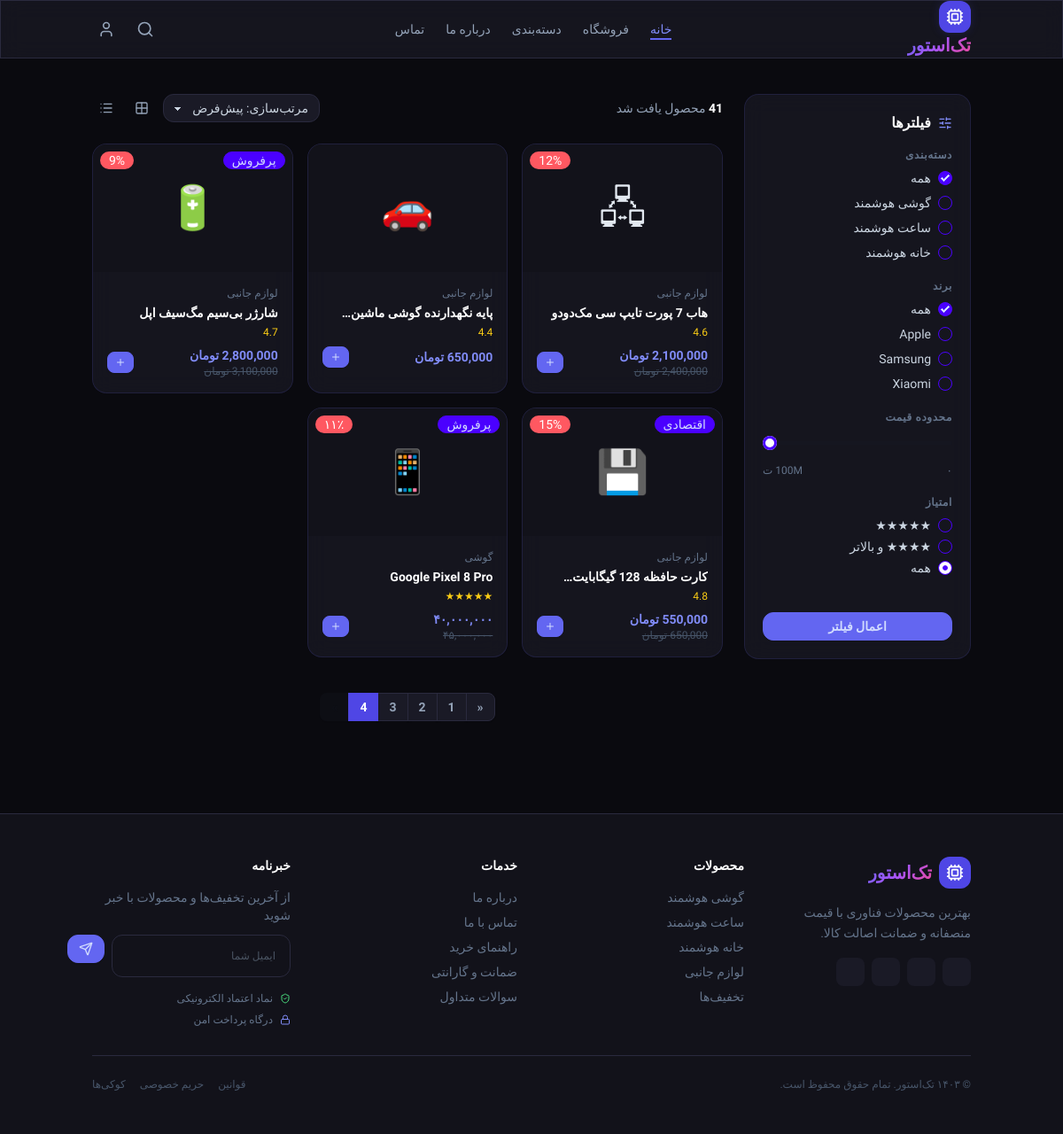
Screenshot of /shop.php?page=4 with the database file from the repository.
### tables this page shows
CREATE TABLE IF NOT EXISTS `products` (
  `id` int NOT NULL,
  `name` varchar(255) NOT NULL,
  `cat` varchar(100) NOT NULL,
  `brand` varchar(100) DEFAULT NULL,
  `emoji` varchar(10) DEFAULT NULL,
  `price` varchar(50) DEFAULT NULL,
  `oldPrice` varchar(50) DEFAULT NULL,
  `discount` varchar(20) DEFAULT NULL,
  `rating` varchar(20) DEFAULT NULL,
  `badge` varchar(50) DEFAULT NULL,
  PRIMARY KEY (`id`)
);

### shop.php (the view, shortened to what this page needs)
<?php include 'includes/header.php'; ?>
<?php
include "includes/db.php";
$sql = "SELECT * FROM `Products` WHERE 1=1";
$limit = 12;
$page = isset($_GET['page']) ? (int) $_GET['page'] : 1;
$offset = ($page - 1) * $limit;
$count_sql = str_replace("SELECT *", "SELECT COUNT(*)", $sql);
$total_records = $pdo->query($count_sql)->fetchColumn();
$total_pages = ceil($total_records / $limit);
$sql .= " LIMIT $limit OFFSET $offset";
$products = $pdo->query($sql)->fetchAll(PDO::FETCH_ASSOC);
function getPageUrl($pageNumber)
{
  $params = $_GET;
  $params['page'] = $pageNumber;
  return '?' . http_build_query($params);
}
?>
<main>
  <div class="container mx-auto px-4 py-10">
    <div class="flex flex-col md:flex-row gap-6">
      <aside class="w-full md:w-64 shrink-0">
        <div class="glass-card rounded-2xl p-5 sticky top-20">
          <h3 class="font-bold text-white mb-4 flex items-center gap-2">
            <i data-lucide="sliders-horizontal" class="w-4 h-4 text-indigo-400"></i> فیلترها
          </h3>
          <div class="mb-5">
            <div class="text-xs text-slate-500 mb-2 font-semibold uppercase tracking-wider">دسته‌بندی</div>
            <div class="space-y-2">
              <label class="flex items-center gap-2 cursor-pointer text-sm text-slate-300">
                <input type="checkbox" value="all" class="cat-filter checkbox checkbox-xs checkbox-primary" checked />
                همه
              </label>
              <label class="flex items-center gap-2 cursor-pointer text-sm text-slate-300">
                <input type="checkbox" value="گوشی هوشمند" class="cat-filter checkbox checkbox-xs checkbox-primary" />
                گوشی هوشمند
              </label>
              <label class="flex items-center gap-2 cursor-pointer text-sm text-slate-300">
                <input type="checkbox" value="ساعت هوشمند" class="cat-filter checkbox checkbox-xs checkbox-primary" />
                ساعت هوشمند
              </label>
              <label class="flex items-center gap-2 cursor-pointer text-sm text-slate-300">
                <input type="checkbox" value="خانه هوشمند" class="cat-filter checkbox checkbox-xs checkbox-primary" />
                خانه هوشمند
              </label>
            </div>
          </div>
          <div class="mb-5">
            <div class="text-xs text-slate-500 mb-2 font-semibold uppercase tracking-wider">برند</div>
            <div class="space-y-2">
              <label class="flex items-center gap-2 cursor-pointer text-sm text-slate-300">
                <input type="checkbox" value="all" class="brand-filter checkbox checkbox-xs checkbox-primary" checked />
                همه
              </label>
              <label class="flex items-center gap-2 cursor-pointer text-sm text-slate-300">
                <input type="checkbox" value="اپل" class="brand-filter checkbox checkbox-xs checkbox-primary" /> Apple
              </label>
              <label class="flex items-center gap-2 cursor-pointer text-sm text-slate-300">
                <input type="checkbox" value="سامسونگ" class="brand-filter checkbox checkbox-xs checkbox-primary" />
                Samsung
              </label>
              <label class="flex items-center gap-2 cursor-pointer text-sm text-slate-300">
                <input type="checkbox" value="شیائومی" class="brand-filter checkbox checkbox-xs checkbox-primary" />
                Xiaomi
              </label>
            </div>
          </div>
          <div class="mb-5">
            <div class="text-xs text-slate-500 mb-3 font-semibold uppercase tracking-wider">محدوده قیمت</div>
            <input type="range" id="priceFilter" min="0" max="100" value="100"
              class="range range-primary range-xs w-full" />
            <div class="flex justify-between text-xs text-slate-500 mt-2">
              <span>۰</span><span><span id="priceLabel">100</span>M ت</span>
            </div>
          </div>
          <div class="mb-5">
            <div class="text-xs text-slate-500 mb-2 font-semibold uppercase tracking-wider">امتیاز</div>
            <div class="space-y-1">
              <label class="flex items-center gap-2 cursor-pointer text-sm text-slate-300">
                <input type="radio" name="rating" value="5" class="rating-filter radio radio-xs radio-primary" /> ★★★★★
              </label>
              <label class="flex items-center gap-2 cursor-pointer text-sm text-slate-300">
                <input type="radio" name="rating" value="4" class="rating-filter radio radio-xs radio-primary" /> ★★★★ و
                بالاتر
              </label>
              <label class="flex items-center gap-2 cursor-pointer text-sm text-slate-300">
                <input type="radio" name="rating" value="0" class="rating-filter radio radio-xs radio-primary"
                  checked /> همه
              </label>
            </div>
          </div>
          <button id="applyFilterBtn" class="btn btn-primary w-full mt-5 rounded-xl btn-sm">
            اعمال فیلتر
          </button>
        </div>
      </aside>
      <?php if (!empty($products)): ?>
        <div class="flex-1">
          <div class="flex items-center justify-between mb-6">
            <div class="text-slate-400 text-sm">
              <span class="text-white font-semibold"><?= $total_records ?></span> محصول یافت شد
            </div>
            <div class="flex items-center gap-2">
              <?php $current_sort = $_GET['sort'] ?? 'default'; ?>
              <select id="sortSelect"
                class="select select-sm bg-[#1A1A26] border-[#2A2A3E] text-slate-300 rounded-xl text-sm">
                <option value="default" <?= $current_sort == 'default' ? 'selected' : '' ?>>مرتب‌سازی: پیش‌فرض</option>
              </select>
              <button class="btn btn-ghost btn-sm btn-square text-slate-400 hover:text-indigo-400">
                <i data-lucide="grid-2x2" class="w-4 h-4"></i>
              </button>
              <button class="btn btn-ghost btn-sm btn-square text-slate-400 hover:text-indigo-400">
                <i data-lucide="list" class="w-4 h-4"></i>
              </button>
            </div>
          </div>
          <div class="grid grid-cols-2 md:grid-cols-3 gap-4" id="shop-products">
            <?php foreach ($products as $p): ?>
              <a href="product.php" class="product-card glass-card rounded-2xl overflow-hidden">
                <div class="relative">
                  <?php if ($p['badge']): ?>
                    <span class="absolute top-2 right-2 badge badge-primary badge-xl z-10"><?= $p['badge'] ?></span>
                  <?php endif ?>
                  <?php if ($p['discount']): ?>
                    <span
                      class="absolute top-2 left-2 badge badge-error badge-xl z-10 text-white "><?= $p['discount'] ?></span>
                  <?php endif ?>
                  <div class="h-36 bg-[#12121A] flex items-center justify-center text-5xl"><?= $p['emoji'] ?></div>
                </div>
                <div class="p-4">
                  <div class="text-xs text-slate-500 mb-1"><?= $p['cat'] ?></div>
                  <div class="font-semibold text-white text-sm mb-1 line-clamp-1"><?= $p['name'] ?></div>
                  <div class="text-xs text-yellow-400 mb-2"><?= $p['rating'] ?></div>
                  <div class="flex items-center justify-between">
                    <div>
                      <div class="text-indigo-400 font-bold text-sm"><?= $p['price'] ?> </div>
                      <div class="text-slate-600 line-through text-xs"><?= $p['oldPrice'] ?> </div>
                    </div>
                    <button class="btn btn-primary btn-xs rounded-lg" onclick="event.preventDefault(); event.stopPropagation();
                      showToast( ' <?= $p['name'] ?>  به سبد خرید اضافه شد  ');">
                      <i data-lucide="plus" class="w-3 h-3"></i>
                    </button>
                  </div>
                </div>
              </a>
            <?php endforeach; ?>
          </div>
          <?php if ($total_pages > 1): ?>
            <div class="flex justify-center mt-10 w-full">
              <div class="join">
                <?php if ($page > 1): ?>
                  <a href="<?= getPageUrl($page - 1) ?>"
                    class="join-item btn btn-sm bg-[#1A1A26] border-[#2A2A3E] text-slate-400 hover:bg-[#2A2A3E]">
                    «
                  </a>
                <?php endif; ?>
                <?php for ($i = 1; $i <= $total_pages; $i++): ?>
                  <?php if ($i == $page): ?>
                    <button class="join-item btn btn-sm bg-indigo-600 border-indigo-600 text-white">
                      <?= $i ?>
                    </button>
                  <?php else: ?>
                    <a href="<?= getPageUrl($i) ?>"
                      class="join-item btn btn-sm bg-[#1A1A26] border-[#2A2A3E] text-slate-400 hover:bg-[#2A2A3E]">
                      <?= $i ?>
                    </a>
                  <?php endif; ?>
                <?php endfor; ?>
                <?php if ($page < $total_pages): ?>
                  <a href="<?= getPageUrl($page + 1) ?>"
                    class="join-item btn btn-sm bg-[#1A1A26] border-[#2A2A3E] text-slate-400 hover:bg-[#2A2A3E]">
                    »
                  </a>
                <?php else: ?>
                  <button disabled
                    class="join-item btn btn-sm bg-[#1A1A26] border-[#2A2A3E] text-slate-600 opacity-50 cursor-not-allowed">
                  </button>
                <?php endif; ?>
              </div>
            </div>
          <?php endif; ?>
        <?php endif; ?>
      </div>
    </div>
  </div>
</main>
<?php include('includes/footer.php'); ?>

### assets/css/main.css (style rules this page uses)
* { font-family: "Vazirmatn", sans-serif; }
body { background: #0a0a0f; color: #e2e8f0; }
.glass-card { background: rgba(26, 26, 38, 0.7); -webkit-backdrop-filter: blur(12px); backdrop-filter: blur(12px); border: 1px solid rgba(99, 102, 241, 0.15); }
.product-card { transition: transform 0.3s, box-shadow 0.3s; }
.btn-primary { background: #6366f1; border-color: #6366f1; }

### rows the page displays
products: discount "12%", emoji "🖧", cat "لوازم جانبی", name "هاب 7 پورت تایپ سی مک‌دودو", rating "4.6", price "2,100,000 تومان", oldPrice "2,400,000 تومان"
products: emoji "🚗", cat "لوازم جانبی", name "پایه نگهدارنده گوشی…", rating "4.4", price "650,000 تومان"
products: badge "پرفروش", discount "9%", emoji "🔋", cat "لوازم جانبی", name "شارژر بی‌سیم مگ‌سیف اپل", rating "4.7", price "2,800,000 تومان", oldPrice "3,100,000 تومان"
products: badge "اقتصادی", discount "15%", emoji "💾", cat "لوازم جانبی", name "کارت حافظه 128…", rating "4.8", price "550,000 تومان", oldPrice "650,000 تومان"
products: badge "پرفروش", discount "۱۱٪", emoji "📱", cat "گوشی", name "Google Pixel 8 Pro", rating "★★★★★", price "۴۰,۰۰۰,۰۰۰", oldPrice "۴۵,۰۰۰,۰۰۰"

### other values shown
$total_records "41"
